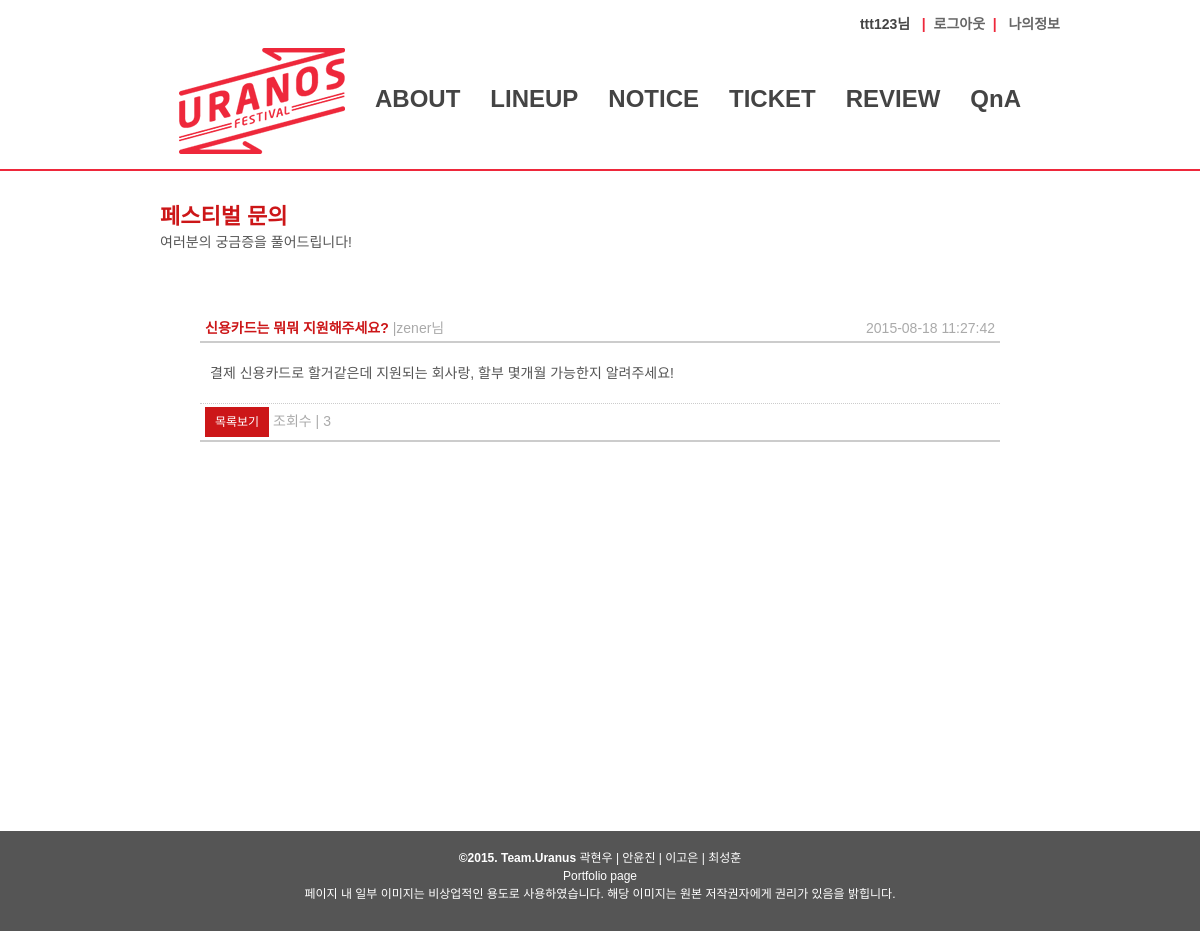
The page /qna/view.php?num=48&page=1 (signed in) on the database its author committed.
### tables this page shows
CREATE TABLE IF NOT EXISTS `qna` (
  `num` int(11) NOT NULL AUTO_INCREMENT,
  `idno` varchar(15) NOT NULL,
  `group_num` int(11) NOT NULL,
  `depth` int(11) NOT NULL,
  `password` varchar(100) NOT NULL,
  `name` varchar(10) NOT NULL,
  `subject` varchar(100) NOT NULL,
  `content` text NOT NULL,
  `date` datetime DEFAULT NULL,
  `hit` int(11) DEFAULT '0',
  PRIMARY KEY (`num`)
);

### qna/view.php (the view, shortened to what this page needs)
<?php
 $page = $_GET[page];
 include "../lib/conn.php";
  $num = $_GET['num'];
  $sql = 'select * from qna where num = "'.$num.'"';
  $result = mysql_query($sql,$connect);
  $idno = mysql_result($result, $i, 1);
  $subject = mysql_result($result, $i, 6);
  $content = mysql_result($result, $i, 7);
  $date = mysql_result($result, $i, 8);
  $hit = mysql_result($result, $i, 9);
  $hit = $hit + 1;
?>
<!DOCTYPE html>
<html>
<head>
  <link rel="stylesheet" type="text/css" href="../css/common.css">
  <link rel="stylesheet" type="text/css" href="../css/qna_view.css">
</head>
<body>
  <div id="wraper">
    <header>
	<nav>
      <?php include "../lib/top_login2.php"; ?>
      <?php include "../lib/top_menu2.php"; ?>
    </nav>
	</header>
    <section>
		<h2>페스티벌 문의</h2>
    <h3>여러분의 궁금증을 풀어드립니다!</h3><br/><br/>
		<br/><br/>
		<div class="con_info">
			<div class="width_long"><p class="title_info"><?php echo $subject ?></p><p class="title_sub">&nbsp;|<?php echo $idno ?>님
			</p></div><div class="width_shot"><p class="title_sub"><?php echo $date ?></p></div>
		</div>
		<div class="content">
			<?php echo nl2br($content) ?>
		</div>
		<div class="con_info">
			<div class="width_long"><input type="button" onClick="location.href='./list.php?page=<?=$page?>'" value="목록보기"/><p class="title_sub">&nbsp;조회수 | <?php echo $hit ?></p></div>
		</div>
    </section>
    <footer>
        <?php include "../lib/footer.php"; ?>
    </footer>
  </div>
</body>
</html>

### css/common.css (style rules this page uses)
html, body, div, span, object, iframe, h1, h2, h3, h4, h5, h6, p, blockquote, pre, abbr, address, cite, code, del, dfn, em, img, ins, kbd, q, samp, small, strong, sub, sup, var, b, i, dl, dt, dd, ol, ul, li, fieldset, form, label, legend, table, caption, tbody, tfoot, thead, tr, th, td, article, aside, canvas, details, figcaption, figure, footer, header, hgroup, menu, nav, section, summary, time, mark, audio, video { margin:0; padding:0; border:0; outline:0; font-size:100%; vertical-align:baseline; background:transparent; }
body { line-height:1; }
article,aside,details,figcaption,figure, footer,header,hgroup,menu,nav,section { display:block; }
input, select { vertical-align:middle; }
body { background:#ffffff; font-family: '나눔고딕',NanumGothic, Dotum, '돋움', sans-serif; max-width:100%; width:100%; }
section { width:880px; min-height:600px; padding: 30px 50px; background: #ffffff; height:100%; margin: 0 auto; }
header { max-width:100%; width:100%; text-align:center; border-bottom:2px solid #ee283b; }
nav { display:inline-block; max-width:920px; width:920px; padding: 15px 0; }
footer { width: 100%; height:100px; background: #555555; }

### css/qna_view.css (style rules this page uses)
section { width:880px; height: 100%; padding: 30px 50px; background: #ffffff; }
h2 { font-size: 22px; line-height:32px; color:#cc1618; font-weight:600; }
h3 { font-size: 14px; line-height:18px; color:#555555; font-weight:500; }
.con_info { width: 800px; margin: 0 auto; border-bottom: 2px solid #cccccc; }
.width_long { width:590px; display: inline-block; padding:0 5px; }
.width_shot { display: inline-block; width:190px; padding:0 5px; text-align:right; }
.width_long p.title_info { display: inline-block; font-size: 14px; color:#cc1618; line-height: 26px; font-weight:600; }
p.title_sub { display: inline-block; font-size: 14px; color:#aaaaaa; line-height: 26px; }
.content { margin: 0 auto; width:780px; font-size: 14px; padding:20px 10px; color:#555555; line-height: 20px; border-bottom: 1px dotted #cccccc; }
input[type="button"] { cursor: pointer; display: inline-block; margin:3px 0; line-height: 30px; color: #ffffff; text-align: center; font-size: 12px; font-weight:500; border: 0; padding:0 10px; background: #cc1618; }

### rows shown on the page
qna: subject "신용카드는 뭐뭐 지원해주세요?", idno "zener", date "2015-08-18 11:27:42", content "결제 신용카드로 할거같은데 지원되는 회사랑, 할부 몇개월 가능한지 알려주세요!"

### other values the page prints
$_SESSION['ses_uid'] "ttt123"
$hit "3"
